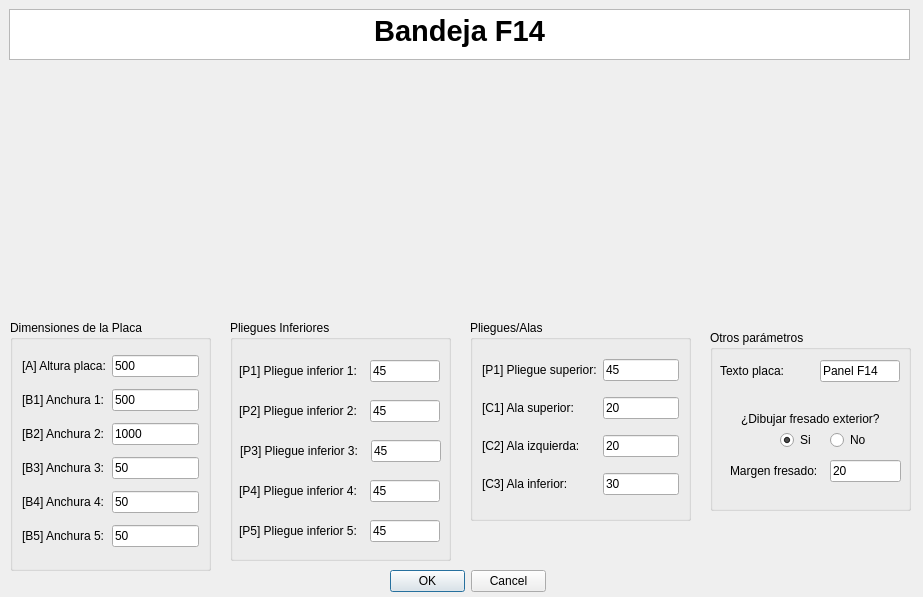
<?xml version="1.0" encoding="UTF-8"?>
<ui version="4.0">
 <class>MyPositionDialog</class>
 <widget class="QDialog" name="MyPositionDialog">
  <property name="geometry">
   <rect>
    <x>0</x>
    <y>0</y>
    <width>923</width>
    <height>597</height>
   </rect>
  </property>
  <property name="windowTitle">
   <string>Enter Position</string>
  </property>
  <property name="whatsThis">
   <string>&lt;html&gt;&lt;head/&gt;&lt;body&gt;&lt;p&gt;Esta ventana de KSDpanel te permite introducir todas las medidas correspondientes del panel seleccionado.&lt;/p&gt;&lt;p&gt;Recuerda que todas las medidas deben de ir en milimetros (mm).&lt;/p&gt;&lt;/body&gt;&lt;/html&gt;</string>
  </property>
  <widget class="QDialogButtonBox" name="buttonBox">
   <property name="geometry">
    <rect>
     <x>390</x>
     <y>570</y>
     <width>156</width>
     <height>23</height>
    </rect>
   </property>
   <property name="orientation">
    <enum>Qt::Horizontal</enum>
   </property>
   <property name="standardButtons">
    <set>QDialogButtonBox::Cancel|QDialogButtonBox::Ok</set>
   </property>
  </widget>
  <widget class="QTextBrowser" name="textBrowser">
   <property name="geometry">
    <rect>
     <x>9</x>
     <y>9</y>
     <width>901</width>
     <height>51</height>
    </rect>
   </property>
   <property name="html">
    <string>&lt;!DOCTYPE HTML PUBLIC &quot;-//W3C//DTD HTML 4.0//EN&quot; &quot;http://www.w3.org/TR/REC-html40/strict.dtd&quot;&gt;
&lt;html&gt;&lt;head&gt;&lt;meta name=&quot;qrichtext&quot; content=&quot;1&quot; /&gt;&lt;style type=&quot;text/css&quot;&gt;
p, li { white-space: pre-wrap; }
&lt;/style&gt;&lt;/head&gt;&lt;body style=&quot; font-family:'MS Shell Dlg 2'; font-size:8.25pt; font-weight:400; font-style:normal;&quot;&gt;
&lt;p align=&quot;center&quot; style=&quot; margin-top:0px; margin-bottom:0px; margin-left:0px; margin-right:0px; -qt-block-indent:0; text-indent:0px;&quot;&gt;&lt;span style=&quot; font-size:22pt; font-weight:600;&quot;&gt;Bandeja F14&lt;/span&gt;&lt;/p&gt;&lt;/body&gt;&lt;/html&gt;</string>
   </property>
  </widget>
  <widget class="QGroupBox" name="groupBox">
   <property name="geometry">
    <rect>
     <x>230</x>
     <y>320</y>
     <width>221</width>
     <height>241</height>
    </rect>
   </property>
   <property name="styleSheet">
    <string notr="true">font: 10pt &quot;MS Shell Dlg 2&quot;;</string>
   </property>
   <property name="title">
    <string>Pliegues Inferiores</string>
   </property>
   <widget class="QLabel" name="label_14">
    <property name="geometry">
     <rect>
      <x>9</x>
      <y>40</y>
      <width>131</width>
      <height>22</height>
     </rect>
    </property>
    <property name="text">
     <string>[P1] Pliegue inferior 1:</string>
    </property>
   </widget>
   <widget class="QLineEdit" name="pliegueInf1UI">
    <property name="geometry">
     <rect>
      <x>140</x>
      <y>40</y>
      <width>70</width>
      <height>22</height>
     </rect>
    </property>
    <property name="text">
     <string>45</string>
    </property>
   </widget>
   <widget class="QLabel" name="label_15">
    <property name="geometry">
     <rect>
      <x>9</x>
      <y>80</y>
      <width>141</width>
      <height>22</height>
     </rect>
    </property>
    <property name="text">
     <string>[P2] Pliegue inferior 2:</string>
    </property>
   </widget>
   <widget class="QLineEdit" name="pliegueInf2UI">
    <property name="geometry">
     <rect>
      <x>140</x>
      <y>80</y>
      <width>70</width>
      <height>22</height>
     </rect>
    </property>
    <property name="text">
     <string>45</string>
    </property>
   </widget>
   <widget class="QLabel" name="label_16">
    <property name="geometry">
     <rect>
      <x>10</x>
      <y>120</y>
      <width>161</width>
      <height>22</height>
     </rect>
    </property>
    <property name="text">
     <string>[P3] Pliegue inferior 3:</string>
    </property>
   </widget>
   <widget class="QLineEdit" name="pliegueInf3UI">
    <property name="geometry">
     <rect>
      <x>141</x>
      <y>120</y>
      <width>70</width>
      <height>22</height>
     </rect>
    </property>
    <property name="text">
     <string>45</string>
    </property>
   </widget>
   <widget class="QLabel" name="label_17">
    <property name="geometry">
     <rect>
      <x>9</x>
      <y>160</y>
      <width>151</width>
      <height>22</height>
     </rect>
    </property>
    <property name="text">
     <string>[P4] Pliegue inferior 4:</string>
    </property>
   </widget>
   <widget class="QLineEdit" name="pliegueInf4UI">
    <property name="geometry">
     <rect>
      <x>140</x>
      <y>160</y>
      <width>70</width>
      <height>22</height>
     </rect>
    </property>
    <property name="text">
     <string>45</string>
    </property>
   </widget>
   <widget class="QLabel" name="label_18">
    <property name="geometry">
     <rect>
      <x>9</x>
      <y>200</y>
      <width>151</width>
      <height>22</height>
     </rect>
    </property>
    <property name="text">
     <string>[P5] Pliegue inferior 5:</string>
    </property>
   </widget>
   <widget class="QLineEdit" name="pliegueInf5UI">
    <property name="geometry">
     <rect>
      <x>140</x>
      <y>200</y>
      <width>70</width>
      <height>22</height>
     </rect>
    </property>
    <property name="text">
     <string>45</string>
    </property>
   </widget>
  </widget>
  <widget class="QGroupBox" name="groupBox_2">
   <property name="geometry">
    <rect>
     <x>470</x>
     <y>320</y>
     <width>221</width>
     <height>201</height>
    </rect>
   </property>
   <property name="styleSheet">
    <string notr="true">font: 10pt &quot;MS Shell Dlg 2&quot;;</string>
   </property>
   <property name="title">
    <string>Pliegues/Alas</string>
   </property>
   <layout class="QGridLayout" name="gridLayout_2">
    <item row="4" column="1">
     <widget class="QLineEdit" name="alaInferiorUI">
      <property name="text">
       <string>30</string>
      </property>
     </widget>
    </item>
    <item row="2" column="1">
     <widget class="QLineEdit" name="alaIzquierdaUI">
      <property name="text">
       <string>20</string>
      </property>
     </widget>
    </item>
    <item row="1" column="1">
     <widget class="QLineEdit" name="alaSuperiorUI">
      <property name="text">
       <string>20</string>
      </property>
     </widget>
    </item>
    <item row="0" column="0">
     <widget class="QLabel" name="label_13">
      <property name="text">
       <string>[P1] Pliegue superior:</string>
      </property>
     </widget>
    </item>
    <item row="4" column="0">
     <widget class="QLabel" name="label_12">
      <property name="text">
       <string>[C3] Ala inferior:</string>
      </property>
     </widget>
    </item>
    <item row="0" column="1">
     <widget class="QLineEdit" name="pliegueSuperiorUI">
      <property name="text">
       <string>45</string>
      </property>
     </widget>
    </item>
    <item row="2" column="0">
     <widget class="QLabel" name="label_19">
      <property name="text">
       <string>[C2] Ala izquierda:</string>
      </property>
     </widget>
    </item>
    <item row="1" column="0">
     <widget class="QLabel" name="label_11">
      <property name="text">
       <string>[C1] Ala superior:</string>
      </property>
     </widget>
    </item>
   </layout>
  </widget>
  <widget class="QLabel" name="imagenPanelUI">
   <property name="geometry">
    <rect>
     <x>180</x>
     <y>70</y>
     <width>561</width>
     <height>241</height>
    </rect>
   </property>
   <property name="text">
    <string/>
   </property>
   <property name="pixmap">
    <pixmap>../imagenes/REF_018cotas.jpg</pixmap>
   </property>
   <property name="scaledContents">
    <bool>true</bool>
   </property>
   <property name="wordWrap">
    <bool>false</bool>
   </property>
   <property name="margin">
    <number>0</number>
   </property>
   <property name="openExternalLinks">
    <bool>false</bool>
   </property>
  </widget>
  <widget class="QGroupBox" name="groupBox_3">
   <property name="geometry">
    <rect>
     <x>10</x>
     <y>320</y>
     <width>201</width>
     <height>251</height>
    </rect>
   </property>
   <property name="styleSheet">
    <string notr="true">font: 10pt &quot;MS Shell Dlg 2&quot;;</string>
   </property>
   <property name="title">
    <string>Dimensiones de la Placa</string>
   </property>
   <layout class="QGridLayout" name="gridLayout">
    <item row="1" column="1">
     <widget class="QLabel" name="label_4">
      <property name="text">
       <string>[B1] Anchura 1:</string>
      </property>
     </widget>
    </item>
    <item row="4" column="2">
     <widget class="QLineEdit" name="anchura4UI">
      <property name="text">
       <string>50</string>
      </property>
     </widget>
    </item>
    <item row="3" column="2">
     <widget class="QLineEdit" name="anchura3UI">
      <property name="text">
       <string>50</string>
      </property>
     </widget>
    </item>
    <item row="1" column="2">
     <widget class="QLineEdit" name="anchura1UI">
      <property name="text">
       <string>500</string>
      </property>
     </widget>
    </item>
    <item row="2" column="2">
     <widget class="QLineEdit" name="anchura2UI">
      <property name="text">
       <string>1000</string>
      </property>
     </widget>
    </item>
    <item row="4" column="1">
     <widget class="QLabel" name="label_27">
      <property name="text">
       <string>[B4] Anchura 4:</string>
      </property>
     </widget>
    </item>
    <item row="0" column="2">
     <widget class="QLineEdit" name="alturaPlacaUI">
      <property name="text">
       <string>500</string>
      </property>
     </widget>
    </item>
    <item row="6" column="2">
     <widget class="QLineEdit" name="anchura5UI">
      <property name="text">
       <string>50</string>
      </property>
     </widget>
    </item>
    <item row="2" column="1">
     <widget class="QLabel" name="label_22">
      <property name="text">
       <string>[B2] Anchura 2:</string>
      </property>
     </widget>
    </item>
    <item row="0" column="1">
     <widget class="QLabel" name="label_8">
      <property name="text">
       <string>[A] Altura placa:</string>
      </property>
     </widget>
    </item>
    <item row="3" column="1">
     <widget class="QLabel" name="label_26">
      <property name="text">
       <string>[B3] Anchura 3:</string>
      </property>
     </widget>
    </item>
    <item row="6" column="1">
     <widget class="QLabel" name="label_28">
      <property name="text">
       <string>[B5] Anchura 5:</string>
      </property>
     </widget>
    </item>
   </layout>
  </widget>
  <widget class="QGroupBox" name="groupBox_4">
   <property name="geometry">
    <rect>
     <x>710</x>
     <y>330</y>
     <width>201</width>
     <height>181</height>
    </rect>
   </property>
   <property name="styleSheet">
    <string notr="true">font: 10pt &quot;MS Shell Dlg 2&quot;;</string>
   </property>
   <property name="title">
    <string>Otros parámetros</string>
   </property>
   <widget class="QLabel" name="label">
    <property name="geometry">
     <rect>
      <x>10</x>
      <y>30</y>
      <width>95</width>
      <height>22</height>
     </rect>
    </property>
    <property name="text">
     <string>Texto placa:</string>
    </property>
   </widget>
   <widget class="QLineEdit" name="textoDescriptivoA0UI">
    <property name="geometry">
     <rect>
      <x>110</x>
      <y>30</y>
      <width>80</width>
      <height>22</height>
     </rect>
    </property>
    <property name="text">
     <string>Panel F14</string>
    </property>
   </widget>
   <widget class="QRadioButton" name="noCrearFresadoUI">
    <property name="geometry">
     <rect>
      <x>120</x>
      <y>100</y>
      <width>38</width>
      <height>20</height>
     </rect>
    </property>
    <property name="text">
     <string>No</string>
    </property>
   </widget>
   <widget class="QLineEdit" name="margenFresadoUI">
    <property name="geometry">
     <rect>
      <x>120</x>
      <y>130</y>
      <width>71</width>
      <height>22</height>
     </rect>
    </property>
    <property name="text">
     <string>20</string>
    </property>
   </widget>
   <widget class="QRadioButton" name="crearFresadoUI">
    <property name="geometry">
     <rect>
      <x>70</x>
      <y>100</y>
      <width>34</width>
      <height>20</height>
     </rect>
    </property>
    <property name="text">
     <string>Si</string>
    </property>
    <property name="checked">
     <bool>true</bool>
    </property>
   </widget>
   <widget class="QLabel" name="label_2">
    <property name="geometry">
     <rect>
      <x>31</x>
      <y>81</y>
      <width>148</width>
      <height>16</height>
     </rect>
    </property>
    <property name="mouseTracking">
     <bool>false</bool>
    </property>
    <property name="text">
     <string>¿Dibujar fresado exterior?</string>
    </property>
    <property name="buddy">
     <cstring>label_2</cstring>
    </property>
   </widget>
   <widget class="QLabel" name="label_3">
    <property name="geometry">
     <rect>
      <x>20</x>
      <y>130</y>
      <width>107</width>
      <height>22</height>
     </rect>
    </property>
    <property name="text">
     <string>Margen fresado:</string>
    </property>
   </widget>
  </widget>
  <zorder>groupBox_2</zorder>
  <zorder>groupBox</zorder>
  <zorder>buttonBox</zorder>
  <zorder>textBrowser</zorder>
  <zorder>imagenPanelUI</zorder>
  <zorder>groupBox_3</zorder>
  <zorder>groupBox_4</zorder>
 </widget>
 <resources/>
 <connections>
  <connection>
   <sender>buttonBox</sender>
   <signal>accepted()</signal>
   <receiver>MyPositionDialog</receiver>
   <slot>accept()</slot>
   <hints>
    <hint type="sourcelabel">
     <x>248</x>
     <y>254</y>
    </hint>
    <hint type="destinationlabel">
     <x>157</x>
     <y>274</y>
    </hint>
   </hints>
  </connection>
  <connection>
   <sender>buttonBox</sender>
   <signal>rejected()</signal>
   <receiver>MyPositionDialog</receiver>
   <slot>reject()</slot>
   <hints>
    <hint type="sourcelabel">
     <x>316</x>
     <y>260</y>
    </hint>
    <hint type="destinationlabel">
     <x>286</x>
     <y>274</y>
    </hint>
   </hints>
  </connection>
 </connections>
</ui>
